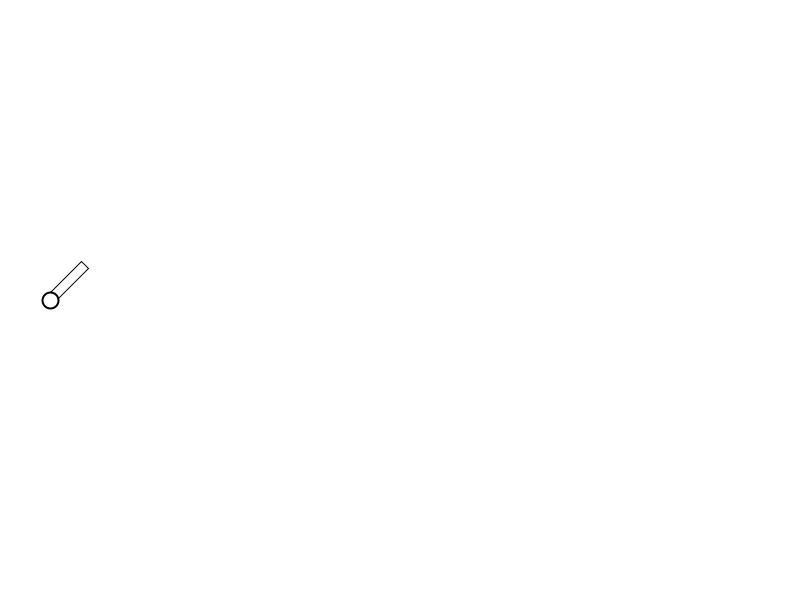
Frame 1 (no input)
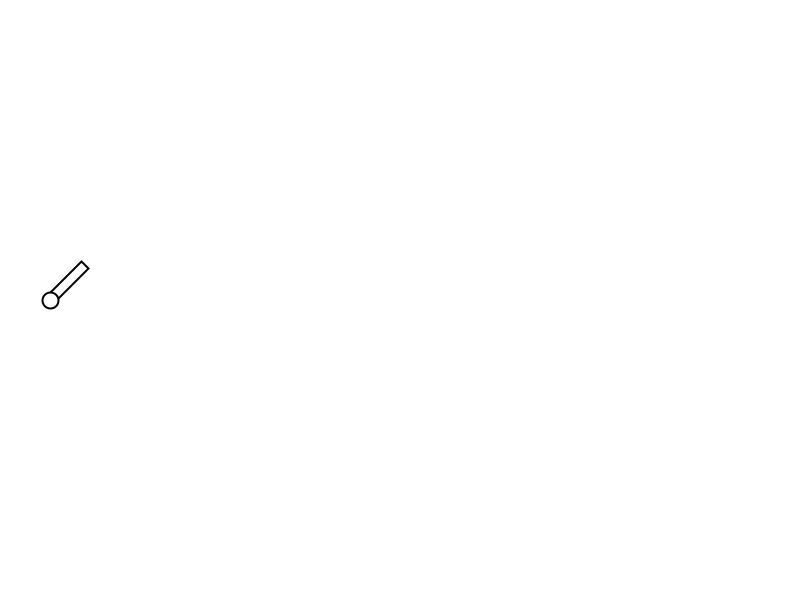
Frame 60 (the mouse pressed at the canvas centre just before this capture)
Frame 120 (the mouse held since frame 60 and released just before this capture): identical to frame 60, image omitted

The Processing sketch that drew these frames (run headless with seeded random() and noise(); from frame 60 on, the mouse is pressed at the canvas centre):

// Processing sketch: sketch_4_Exercise_3_02_cannon
// ── sketch_4_Exercise_3_02_cannon.pde



// All of this stuff should go into a Cannon class
float angle = -PI/4;
PVector location = new PVector(50, 300);
boolean shot = false;

CannonBall ball;

void setup() {
  size(800, 600);
  ball = new CannonBall(location.x, location.y);
}

void draw() {
  background(255); 

  pushMatrix();
  translate(location.x, location.y);
  rotate(angle);
  rect(0, -5, 50, 10);
  popMatrix();

  if (shot) {
    PVector gravity = new PVector(0, 0.2);
    ball.applyForce(gravity);
    ball.update();
  }
  ball.display();

  if (ball.location.y > height) {
    ball = new CannonBall(location.x, location.y);  
    shot = false;
  }
}

void keyPressed() {
  if (key == CODED && keyCode == RIGHT) {
    angle += 0.1;
  } 
  else if (key == CODED && keyCode == LEFT) {
    angle -= 0.1;
  } 
  else if (key == ' ') {
    shot = true;
    PVector force = PVector.fromAngle(angle);
    force.mult(10);
    ball.applyForce(force);
  }
}
// ── CannonBall.pde

class CannonBall { 
  // All of our regular motion stuff
  PVector location;
  PVector velocity;
  PVector acceleration;

  // Size
  float r = 8;
  
  float topspeed = 10;

  CannonBall(float x, float y) {
    location = new PVector(x,y);
    velocity = new PVector();
    acceleration = new PVector();
  } 

  // Standard Euler integration
  void update() { 
    velocity.add(acceleration);
    velocity.limit(topspeed);
    location.add(velocity);
    acceleration.mult(0);
  }

  void applyForce(PVector force) {
    acceleration.add(force);
  }

  
  void display() { 
    stroke(0);
    strokeWeight(2);
    pushMatrix();
    translate(location.x,location.y);
    ellipse(0,0,r*2,r*2);
    popMatrix();
  }
}
